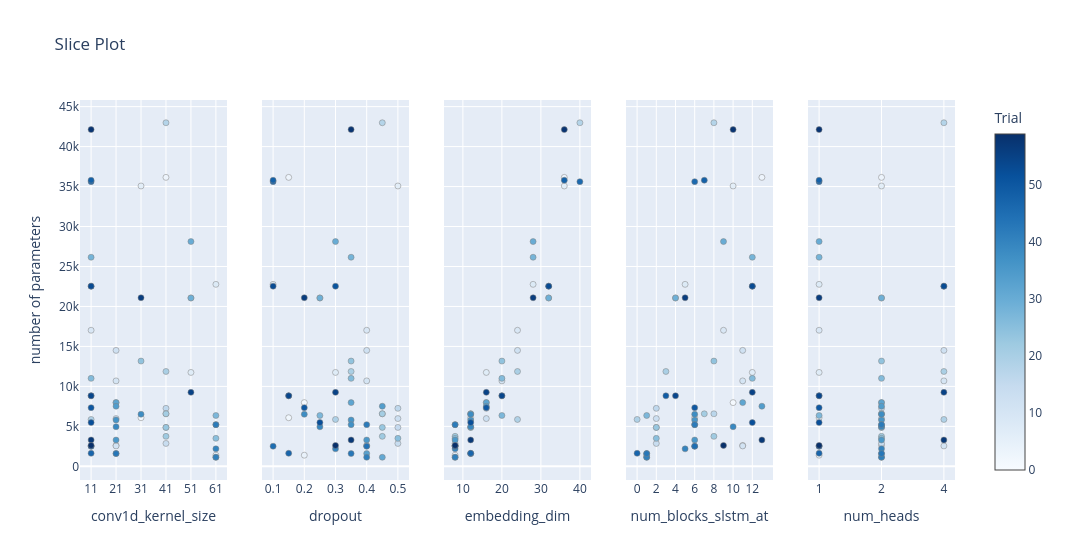

Notebook cell for this chart:
### Code cell
plot_slice(study, target = lambda t: t.values[1], target_name="number of parameters")

### Figure 1 — Plotly figure (JSON) as saved in the notebook; plotly's stock layout.template omitted (floating-point values rounded to 4 significant figures)
{"data": [{"marker": {"color": [0, 1, 2, 3, 4, 5, 6, 7, 8, 9, 10, 11, 12, 13, 14, 15, 16, 17, 18, 19, 20, 21, 22, 23, 24, 25, 26, 27, 28, 29, 30, 31, 32, 33, 34, 35, 36, 37, 38, 39, 40, 41, 42, 43, 44, 45, 46, 47, 48, 49, 50, 51, 52, 53, 54, 55, 56, 57, 58, 59], "colorbar": {"title": {"text": "Trial"}, "x": 1, "xpad": 40}, "colorscale": [[0, "rgb(247,251,255)"], [0.125, "rgb(222,235,247)"], [0.25, "rgb(198,219,239)"], [0.375, "rgb(158,202,225)"], [0.5, "rgb(107,174,214)"], [0.625, "rgb(66,146,198)"], [0.75, "rgb(33,113,181)"], [0.875, "rgb(8,81,156)"], [1, "rgb(8,48,107)"]], "line": {"color": "Grey", "width": 0.5}, "showscale": true}, "mode": "markers", "name": "Feasible Trial", "showlegend": false, "type": "scatter", "x": [51, 21, 31, 41, 61, 21, 31, 51, 61, 11, 21, 21, 21, 21, 41, 41, 41, 41, 41, 11, 41, 41, 41, 41, 31, 61, 11, 61, 11, 51, 51, 61, 21, 21, 21, 21, 21, 61, 31, 21, 61, 61, 61, 21, 11, 11, 11, 11, 11, 11, 11, 11, 11, 11, 11, 51, 31, 11, 11, 11], "xaxis": "x", "y": [21064, 7976, 6082, 36148, 1396, 2616, 35072, 11750, 22768, 17024, 10692, 2556, 14508, 5980, 2868, 4872, 7260, 6576, 42980, 5868, 11868, 6576, 3756, 4872, 13172, 3508, 11008, 6364, 26158, 21064, 28120, 1140, 7976, 1600, 7524, 3296, 5800, 5216, 6520, 4952, 2188, 1140, 5216, 1600, 2522, 2522, 35610, 1638, 35792, 8826, 7338, 22540, 5478, 22540, 8826, 9260, 21088, 3304, 42126, 2616], "yaxis": "y"}, {"marker": {"color": [0, 1, 2, 3, 4, 5, 6, 7, 8, 9, 10, 11, 12, 13, 14, 15, 16, 17, 18, 19, 20, 21, 22, 23, 24, 25, 26, 27, 28, 29, 30, 31, 32, 33, 34, 35, 36, 37, 38, 39, 40, 41, 42, 43, 44, 45, 46, 47, 48, 49, 50, 51, 52, 53, 54, 55, 56, 57, 58, 59], "colorbar": {"title": {"text": "Trial"}, "x": 1, "xpad": 40}, "colorscale": [[0, "rgb(247,251,255)"], [0.125, "rgb(222,235,247)"], [0.25, "rgb(198,219,239)"], [0.375, "rgb(158,202,225)"], [0.5, "rgb(107,174,214)"], [0.625, "rgb(66,146,198)"], [0.75, "rgb(33,113,181)"], [0.875, "rgb(8,81,156)"], [1, "rgb(8,48,107)"]], "line": {"color": "Grey", "width": 0.5}, "showscale": false}, "mode": "markers", "name": "Feasible Trial", "showlegend": false, "type": "scatter", "x": [0.25, 0.2, 0.15, 0.15, 0.2, 0.4, 0.5, 0.3, 0.1, 0.4, 0.4, 0.4, 0.4, 0.5, 0.5, 0.5, 0.5, 0.45, 0.45, 0.3, 0.35, 0.45, 0.45, 0.45, 0.35, 0.5, 0.35, 0.25, 0.35, 0.25, 0.3, 0.45, 0.35, 0.4, 0.45, 0.4, 0.35, 0.35, 0.2, 0.25, 0.3, 0.4, 0.4, 0.35, 0.4, 0.1, 0.1, 0.15, 0.1, 0.15, 0.2, 0.3, 0.25, 0.1, 0.15, 0.3, 0.2, 0.35, 0.35, 0.3], "xaxis": "x2", "y": [21064, 7976, 6082, 36148, 1396, 2616, 35072, 11750, 22768, 17024, 10692, 2556, 14508, 5980, 2868, 4872, 7260, 6576, 42980, 5868, 11868, 6576, 3756, 4872, 13172, 3508, 11008, 6364, 26158, 21064, 28120, 1140, 7976, 1600, 7524, 3296, 5800, 5216, 6520, 4952, 2188, 1140, 5216, 1600, 2522, 2522, 35610, 1638, 35792, 8826, 7338, 22540, 5478, 22540, 8826, 9260, 21088, 3304, 42126, 2616], "yaxis": "y2"}, {"marker": {"color": [0, 1, 2, 3, 4, 5, 6, 7, 8, 9, 10, 11, 12, 13, 14, 15, 16, 17, 18, 19, 20, 21, 22, 23, 24, 25, 26, 27, 28, 29, 30, 31, 32, 33, 34, 35, 36, 37, 38, 39, 40, 41, 42, 43, 44, 45, 46, 47, 48, 49, 50, 51, 52, 53, 54, 55, 56, 57, 58, 59], "colorbar": {"title": {"text": "Trial"}, "x": 1, "xpad": 40}, "colorscale": [[0, "rgb(247,251,255)"], [0.125, "rgb(222,235,247)"], [0.25, "rgb(198,219,239)"], [0.375, "rgb(158,202,225)"], [0.5, "rgb(107,174,214)"], [0.625, "rgb(66,146,198)"], [0.75, "rgb(33,113,181)"], [0.875, "rgb(8,81,156)"], [1, "rgb(8,48,107)"]], "line": {"color": "Grey", "width": 0.5}, "showscale": false}, "mode": "markers", "name": "Feasible Trial", "showlegend": false, "type": "scatter", "x": [32, 16, 12, 36, 8, 8, 36, 16, 28, 24, 20, 8, 24, 16, 8, 12, 16, 12, 40, 24, 24, 12, 8, 12, 20, 8, 20, 20, 28, 32, 28, 8, 16, 12, 16, 8, 12, 8, 12, 12, 8, 8, 8, 12, 8, 8, 40, 12, 36, 20, 16, 32, 12, 32, 20, 16, 28, 12, 36, 8], "xaxis": "x3", "y": [21064, 7976, 6082, 36148, 1396, 2616, 35072, 11750, 22768, 17024, 10692, 2556, 14508, 5980, 2868, 4872, 7260, 6576, 42980, 5868, 11868, 6576, 3756, 4872, 13172, 3508, 11008, 6364, 26158, 21064, 28120, 1140, 7976, 1600, 7524, 3296, 5800, 5216, 6520, 4952, 2188, 1140, 5216, 1600, 2522, 2522, 35610, 1638, 35792, 8826, 7338, 22540, 5478, 22540, 8826, 9260, 21088, 3304, 42126, 2616], "yaxis": "y3"}, {"marker": {"color": [0, 1, 2, 3, 4, 5, 6, 7, 8, 9, 10, 11, 12, 13, 14, 15, 16, 17, 18, 19, 20, 21, 22, 23, 24, 25, 26, 27, 28, 29, 30, 31, 32, 33, 34, 35, 36, 37, 38, 39, 40, 41, 42, 43, 44, 45, 46, 47, 48, 49, 50, 51, 52, 53, 54, 55, 56, 57, 58, 59], "colorbar": {"title": {"text": "Trial"}, "x": 1, "xpad": 40}, "colorscale": [[0, "rgb(247,251,255)"], [0.125, "rgb(222,235,247)"], [0.25, "rgb(198,219,239)"], [0.375, "rgb(158,202,225)"], [0.5, "rgb(107,174,214)"], [0.625, "rgb(66,146,198)"], [0.75, "rgb(33,113,181)"], [0.875, "rgb(8,81,156)"], [1, "rgb(8,48,107)"]], "line": {"color": "Grey", "width": 0.5}, "showscale": false}, "mode": "markers", "name": "Feasible Trial", "showlegend": false, "type": "scatter", "x": [4, 10, 6, 13, 1, 11, 10, 12, 5, 9, 11, 11, 11, 2, 2, 2, 2, 8, 8, 0, 3, 7, 8, 2, 8, 2, 12, 1, 12, 4, 9, 1, 11, 1, 13, 6, 6, 6, 6, 10, 5, 1, 6, 1, 6, 6, 6, 0, 7, 3, 6, 12, 12, 12, 4, 12, 5, 13, 10, 9], "xaxis": "x4", "y": [21064, 7976, 6082, 36148, 1396, 2616, 35072, 11750, 22768, 17024, 10692, 2556, 14508, 5980, 2868, 4872, 7260, 6576, 42980, 5868, 11868, 6576, 3756, 4872, 13172, 3508, 11008, 6364, 26158, 21064, 28120, 1140, 7976, 1600, 7524, 3296, 5800, 5216, 6520, 4952, 2188, 1140, 5216, 1600, 2522, 2522, 35610, 1638, 35792, 8826, 7338, 22540, 5478, 22540, 8826, 9260, 21088, 3304, 42126, 2616], "yaxis": "y4"}, {"marker": {"color": [0, 1, 2, 3, 4, 5, 6, 7, 8, 9, 10, 11, 12, 13, 14, 15, 16, 17, 18, 19, 20, 21, 22, 23, 24, 25, 26, 27, 28, 29, 30, 31, 32, 33, 34, 35, 36, 37, 38, 39, 40, 41, 42, 43, 44, 45, 46, 47, 48, 49, 50, 51, 52, 53, 54, 55, 56, 57, 58, 59], "colorbar": {"title": {"text": "Trial"}, "x": 1, "xpad": 40}, "colorscale": [[0, "rgb(247,251,255)"], [0.125, "rgb(222,235,247)"], [0.25, "rgb(198,219,239)"], [0.375, "rgb(158,202,225)"], [0.5, "rgb(107,174,214)"], [0.625, "rgb(66,146,198)"], [0.75, "rgb(33,113,181)"], [0.875, "rgb(8,81,156)"], [1, "rgb(8,48,107)"]], "line": {"color": "Grey", "width": 0.5}, "showscale": false}, "mode": "markers", "name": "Feasible Trial", "showlegend": false, "type": "scatter", "x": [2, 2, 1, 2, 1, 2, 2, 1, 1, 1, 4, 4, 4, 2, 2, 2, 2, 2, 4, 4, 4, 2, 2, 2, 2, 2, 2, 1, 1, 2, 1, 2, 2, 2, 2, 2, 2, 2, 2, 2, 2, 2, 2, 2, 1, 1, 1, 1, 1, 1, 1, 4, 1, 4, 1, 4, 1, 4, 1, 1], "xaxis": "x5", "y": [21064, 7976, 6082, 36148, 1396, 2616, 35072, 11750, 22768, 17024, 10692, 2556, 14508, 5980, 2868, 4872, 7260, 6576, 42980, 5868, 11868, 6576, 3756, 4872, 13172, 3508, 11008, 6364, 26158, 21064, 28120, 1140, 7976, 1600, 7524, 3296, 5800, 5216, 6520, 4952, 2188, 1140, 5216, 1600, 2522, 2522, 35610, 1638, 35792, 8826, 7338, 22540, 5478, 22540, 8826, 9260, 21088, 3304, 42126, 2616], "yaxis": "y5"}], "layout": {"title": {"text": "Slice Plot"}, "width": 1500, "xaxis": {"anchor": "y", "categoryarray": [11, 21, 31, 41, 51, 61], "categoryorder": "array", "domain": [0, 0.168], "title": {"text": "conv1d_kernel_size"}, "type": "category"}, "xaxis2": {"anchor": "y2", "domain": [0.208, 0.376], "title": {"text": "dropout"}}, "xaxis3": {"anchor": "y3", "domain": [0.416, 0.584], "title": {"text": "embedding_dim"}}, "xaxis4": {"anchor": "y4", "categoryarray": [0, 1, 2, 3, 4, 5, 6, 7, 8, 9, 10, 11, 12, 13], "categoryorder": "array", "domain": [0.624, 0.792], "title": {"text": "num_blocks_slstm_at"}, "type": "category"}, "xaxis5": {"anchor": "y5", "categoryarray": [1, 2, 4], "categoryorder": "array", "domain": [0.832, 1], "title": {"text": "num_heads"}, "type": "category"}, "yaxis": {"anchor": "x", "domain": [0, 1], "title": {"text": "number of parameters"}}, "yaxis2": {"anchor": "x2", "domain": [0, 1], "matches": "y", "showticklabels": false}, "yaxis3": {"anchor": "x3", "domain": [0, 1], "matches": "y", "showticklabels": false}, "yaxis4": {"anchor": "x4", "domain": [0, 1], "matches": "y", "showticklabels": false}, "yaxis5": {"anchor": "x5", "domain": [0, 1], "matches": "y", "showticklabels": false}}}
